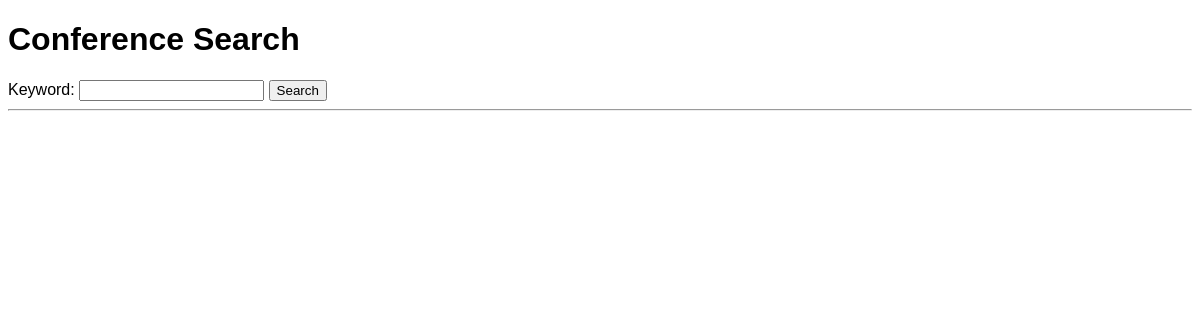
The app's page /, older data.
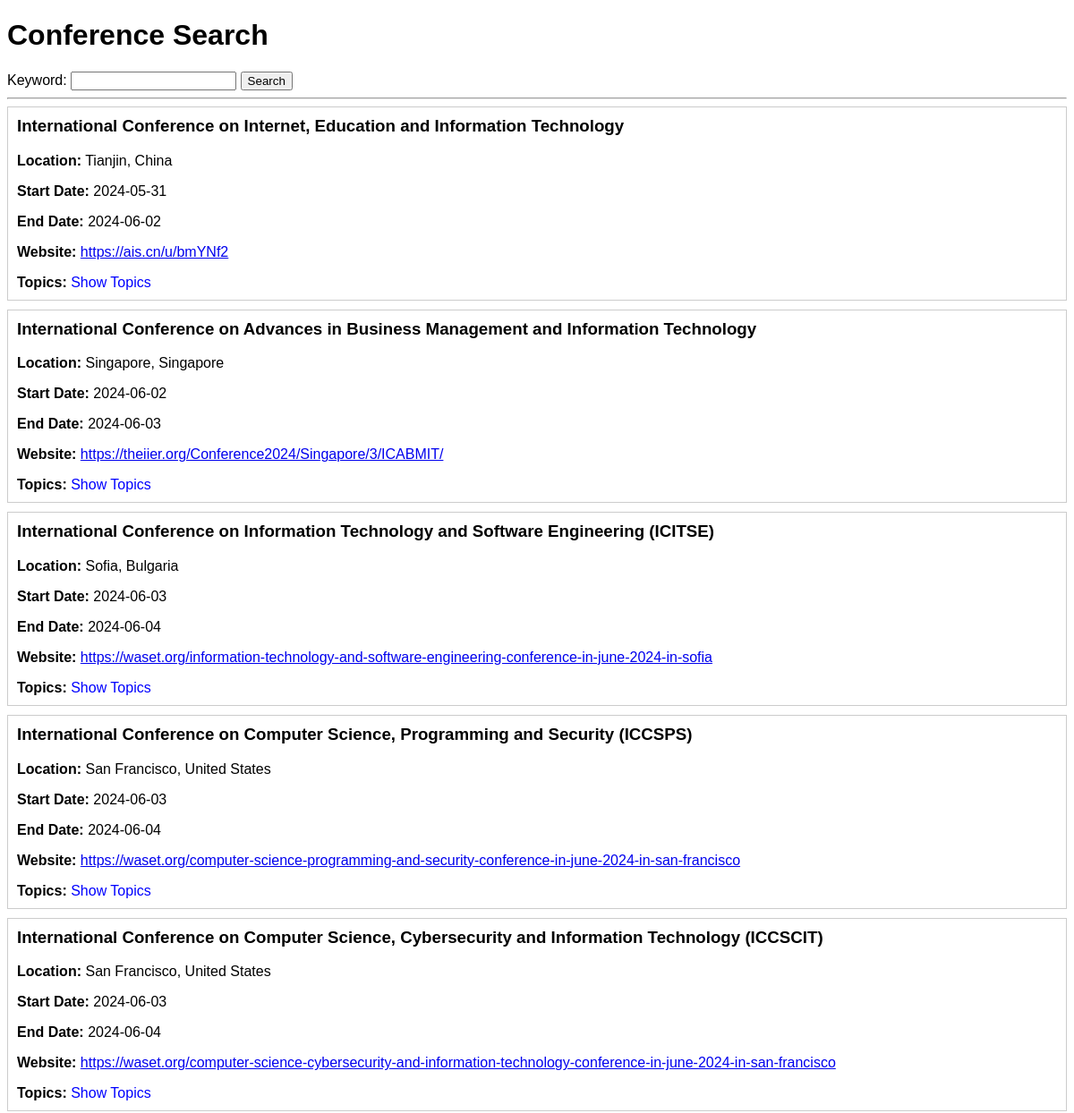
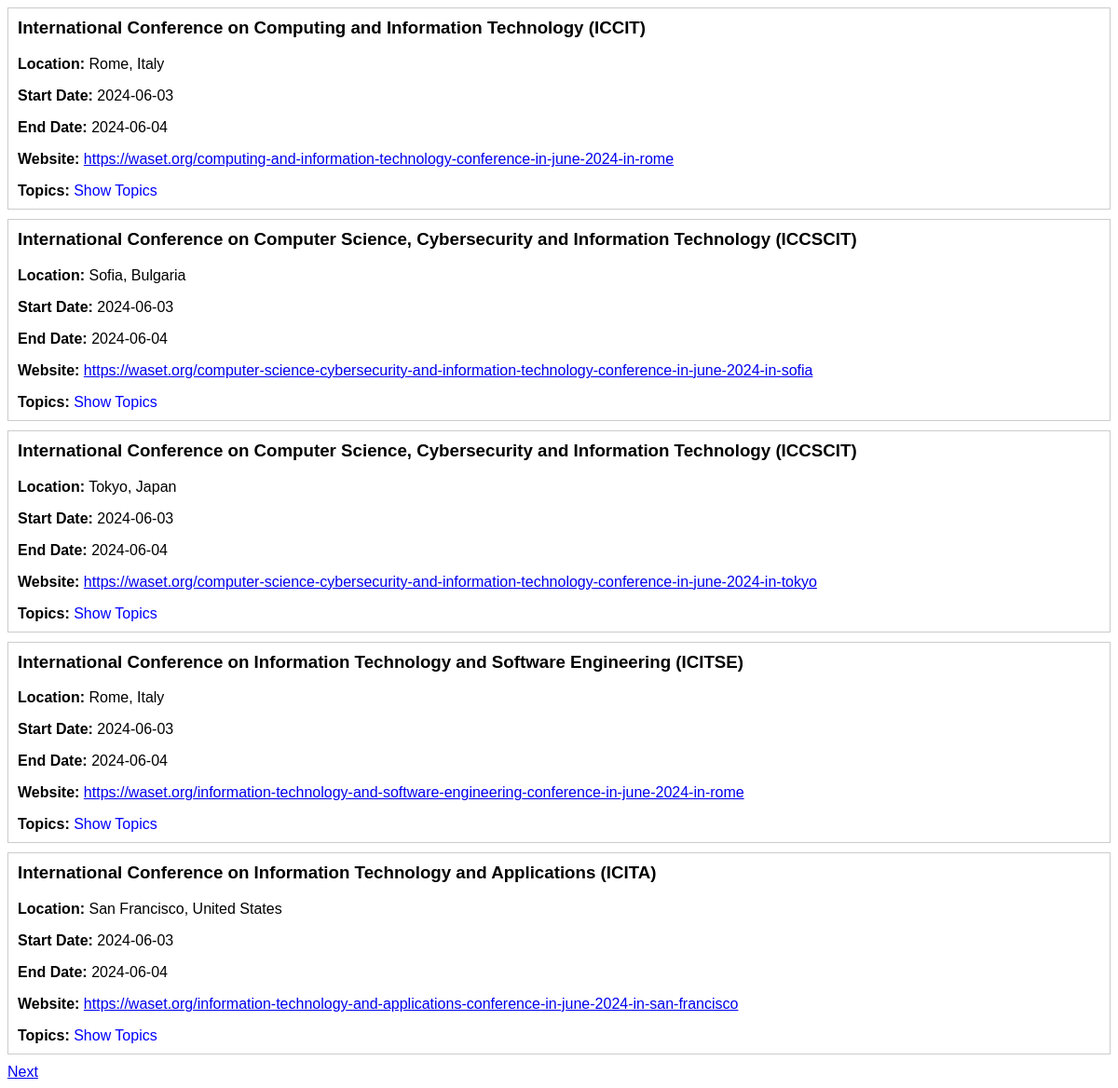
The same page, newer data (2 pictures, top to bottom).
### app.py (models this page shows)
class Conference(db.Model):
    id = db.Column(db.Integer, primary_key=True)
    name = db.Column(db.String(100), nullable=False)
    location = db.Column(db.String(100), nullable=False)
    start_date = db.Column(db.Date, nullable=False)
    end_date = db.Column(db.Date, nullable=False)
    website = db.Column(db.String(100), nullable=False)
    description = db.Column(db.Text, nullable=True)
    topics = db.relationship('Topic', secondary=ConferenceTopic.__tablename__, backref='Conference')

### app.py (the view)
@app.route('/', methods=['GET'])
def index():
    keyword = request.args.get('keyword', '')
    page = request.args.get('page', 1, type=int)
    per_page = 10
    query = Conference.query.join(ConferenceTopic).join(Topic)
    if keyword:
        query = query.filter(db.or_(
            Conference.name.ilike(f'%{keyword}%'),
            Conference.description.ilike(f'%{keyword}%'),
            Topic.name.ilike(f'%{keyword}%')
        ))
    filtered_conferences = query.distinct().paginate(page=page, per_page=per_page)
    return render_template('index.html', conferences=filtered_conferences)

### templates/index.html (shortened to what this page needs)
<!DOCTYPE html>
<html lang="en">
<head>
</head>
<body>
    <h1>Conference Search</h1>
    <form action="/" method="GET">
        <label for="keyword">Keyword:</label>
        <input type="text" id="keyword" name="keyword" value="{{ request.args.get('keyword', '') }}">
        <button type="submit">Search</button>
    </form>
    <hr>
    {% for conference in conferences.items %}
        <div class="conference">
            <h3>{{ conference.name }}</h3>
            <p><strong>Location:</strong> {{ conference.location }}</p>
            <p><strong>Start Date:</strong> {{ conference.start_date }}</p>
            <p><strong>End Date:</strong> {{ conference.end_date }}</p>
            <p><strong>Website:</strong> <a href="{{ conference.website }}" target="_blank">{{ conference.website }}</a></p>
            <div class="topics">
                <strong>Topics:</strong>
                <span class="show-topics" onclick="toggleTopics(this)">Show Topics</span>
            </div>
        </div>
    {% endfor %}
    <div class="pagination">
        {% if conferences.has_next %}
            <a href="?page={{ conferences.next_num }}&keyword={{ request.args.get('keyword', '') }}">Next</a>
        {% endif %}
    </div>
</body>
</html>

### templates/index.html (style rules this page uses)
body { font-family: Arial, sans-serif; }
.conference { border: 1px solid #ccc; margin-bottom: 10px; padding: 10px; }
.conference h3 { margin-top: 0; }
.topics { margin-top: 5px; }
.show-topics { cursor: pointer; color: blue; }

Row changes from the older to the newer data that the page shows:
added Conference: name "International Conference on Internet, Education and Information Technology", location "Tianjin, China", start_date "2024-05-31", end_date "2024-06-02", website "https://ais.cn/u/bmYNf2"
added Conference: name "International Conference on Advances in Business Management and Information Technology", location "Singapore, Singapore", start_date "2024-06-02", end_date "2024-06-03", website "https://theiier.org/Conference2024/Singapore/3/ICABMIT/"
added Conference: name "International Conference on Information Technology and Software Engineering (ICITSE)", location "Sofia, Bulgaria", start_date "2024-06-03", end_date "2024-06-04", website "https://waset.org/information-technology-and-software-engineering-conference-in-june-2024-in-sofia"
added Conference: name "International Conference on Computer Science, Programming and Security (ICCSPS)", location "San Francisco, United States", start_date "2024-06-03", end_date "2024-06-04", website "https://waset.org/computer-science-programming-and-security-conference-in-june-2024-in-san-francisco"
added Conference: name "International Conference on Computer Science, Cybersecurity and Information Technology (ICCSCIT)", location "San Francisco, United States", start_date "2024-06-03", end_date "2024-06-04", website "https://waset.org/computer-science-cybersecurity-and-information-technology-conference-in-june-2024-in-san-francisco"
added Conference: name "International Conference on Computing and Information Technology (ICCIT)", location "Rome, Italy", start_date "2024-06-03", end_date "2024-06-04", website "https://waset.org/computing-and-information-technology-conference-in-june-2024-in-rome"
added Conference: name "International Conference on Computer Science, Cybersecurity and Information Technology (ICCSCIT)", location "Sofia, Bulgaria", start_date "2024-06-03", end_date "2024-06-04", website "https://waset.org/computer-science-cybersecurity-and-information-technology-conference-in-june-2024-in-sofia"
added Conference: name "International Conference on Computer Science, Cybersecurity and Information Technology (ICCSCIT)", location "Tokyo, Japan", start_date "2024-06-03", end_date "2024-06-04", website "https://waset.org/computer-science-cybersecurity-and-information-technology-conference-in-june-2024-in-tokyo"
added Conference: name "International Conference on Information Technology and Software Engineering (ICITSE)", location "Rome, Italy", start_date "2024-06-03", end_date "2024-06-04", website "https://waset.org/information-technology-and-software-engineering-conference-in-june-2024-in-rome"
added Conference: name "International Conference on Information Technology and Applications (ICITA)", location "San Francisco, United States", start_date "2024-06-03", end_date "2024-06-04", website "https://waset.org/information-technology-and-applications-conference-in-june-2024-in-san-francisco"
Text that changed along with them:
text now shown: "Next"
